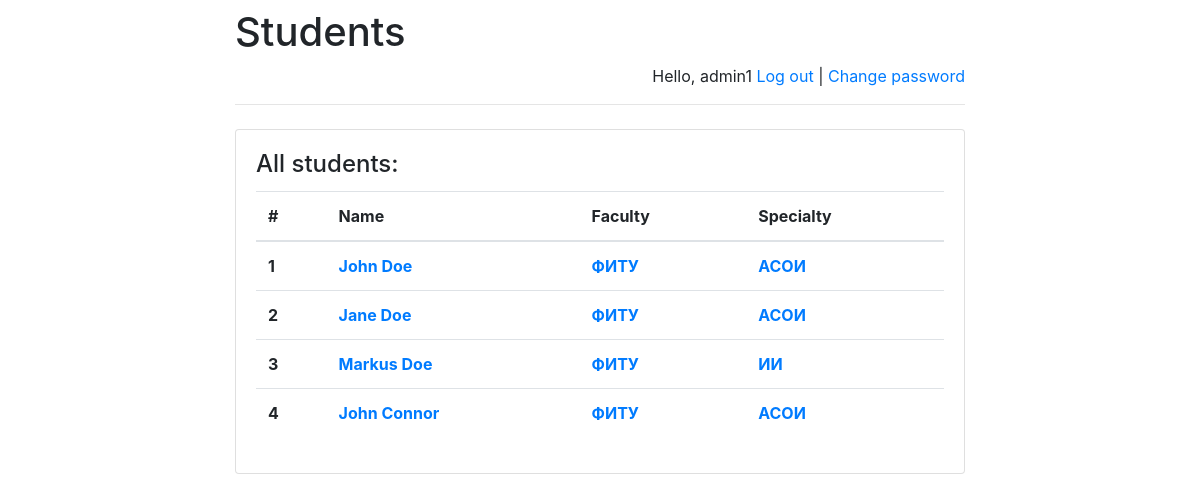
Page /students/ (signed in) on the committed database.
### students/models.py (models this page shows)
class Student(models.Model):
    name = models.CharField(default = 'John', max_length = 255, verbose_name = 'Имя студента')
    surname = models.CharField(default = 'Doe', max_length = 255, verbose_name = 'Фамилия студента')
    group = models.IntegerField(default = 0, verbose_name = 'Номер группы')
    faculty = models.CharField(default = 'None', max_length = 255, verbose_name = 'Факультет')
    specialty = models.CharField(default = 'None', max_length = 255, verbose_name = 'Специальность')
    entry_date = models.DateField(default = datetime.today, verbose_name = 'Дата поступления')

### students/views.py (the view)
# urls.py: path('', views.index, name = 'index'),
def index(request):
    message = None
    error_message = None
    if "message" in request.GET:
        message = request.GET["message"]
    if "error_message" in request.GET:
        error_message = request.GET["error_message"]
    return render(
        request,
        "index.html",
        {
            "all_students": Student.objects.order_by('-faculty')[:5],
            "message": message,
            "error_message": error_message
        })

### students/templates/index.html (shortened to what this page needs)
{% extends 'base.html' %}
    {% block main %}
        <h4 class="card-title">All students:</h4>
        {% if all_students %}
            <table class="table">
                <thead>
                    <tr>
                        <th scope="col">#</th>
                        <th scope="col">Name</th>
                        <th scope="col">Faculty</th>
                        <th scope="col">Specialty</th>
                    </tr>
                </thead>
                <tbody>
                    {% for student in all_students %}
                        <tr>
                            <th>{{ student.id }}</th>
                            <th>
                                <a href="/students/{{ student.id }}/">
                                    {{ student.name }} {{ student.surname }}
                                </a>
                            </th>
                            <th>
                                <a href="/students/{{ student.id }}/">
                                    {{ student.faculty }}
                                </a>
                            </th>
                            <th>
                                <a href="/students/{{ student.id }}/">
                                    {{ student.specialty }}
                                </a>
                            </th>
                        </tr>
                    {% endfor %}
                </tbody>
            </table>
        {% else %}
            <p>No students yet.</p>
        {% endif %}
    {% endblock %}

### students/templates/base.html (shortened to what this page needs)
<!DOCTYPE html>
<html lang="en">
    <head>
        <link rel="stylesheet"
            href="https://stackpath.bootstrapcdn.com/bootstrap/4.3.1/css/bootstrap.min.css">
    </head>
    <body>
        <div class="container">
            <div class="row justify-content-center">
                <div class="col-8">
                    <h1 class="mt-2">Students</h1>
                    {% if user.is_authenticated %}
                    <p class="text-right">
                        Hello, {{ user.username }}
                        <a href="/students/logout">Log out</a> |
                        <a href="/students/password-change">Change password</a>
                    </p>
                    {% else %}
                    <p class="text-right">
                        <a href="/students/login">Log in</a> |
                        <a href="/students/register">Register</a>
                    </p>
                    {% endif %}
                    <hr class="mt-0 mb-4">
                    <div class="card">
                        <div class="card-body">
                            {% block main %}
                            {% endblock %}
                        </div>
                    </div>
                </div>
            </div>
        </div>
    </body>
</html>

### rows in the picture
Student: id "1", name "John", surname "Doe", faculty "ФИТУ", specialty "АСОИ"
Student: id "2", name "Jane", surname "Doe", faculty "ФИТУ", specialty "АСОИ"
Student: id "3", name "Markus", surname "Doe", faculty "ФИТУ", specialty "ИИ"
Student: id "4", name "John", surname "Connor", faculty "ФИТУ", specialty "АСОИ"

### other values in the picture
{{ user.username }} "admin1"
